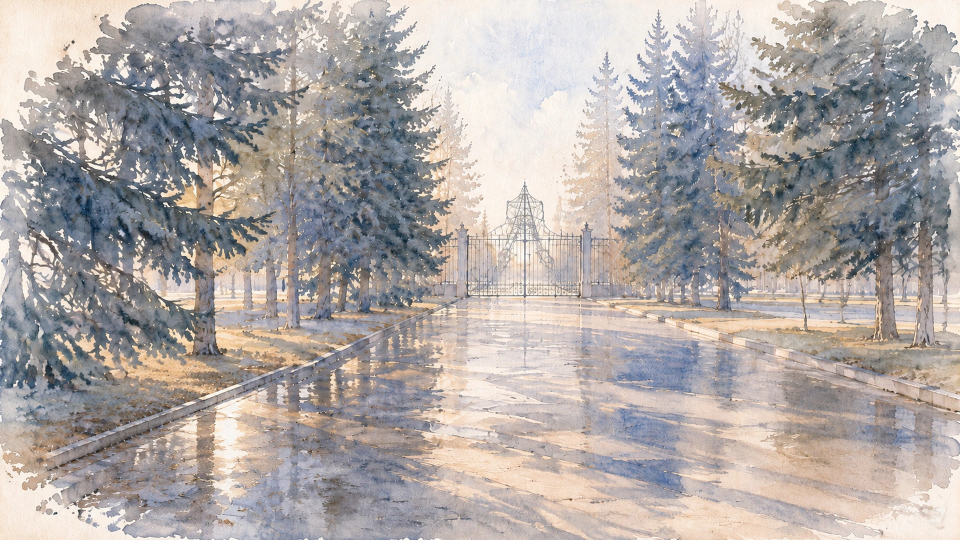
#> input picture vn2/img/bg/alley.webp, 1920 x 1080 px (shown at 1/2 size)
$ python _bgbench_zoom.py
#> lines starting #> are read from the running program, lines starting #| are printed output that depends on the picture; after the words box and inside, x2 and y2 are one past the last pixel; in counts of white or black regions, pixels touching at a corner belong together
# -*- coding: utf-8 -*-
"""Крупный ASCII по яркости вокруг подозреваемого пятна в фоне аллеи (x 440..620, y 580..730).

Нужен, чтобы понять, есть ли там нарисованная скамейка и какая у неё форма:
печатаем яркость (10 оттенков) и отдельно маску «темнее среднего».
"""
import os
import numpy as np
from PIL import Image

HERE = os.path.dirname(os.path.abspath(__file__))
im = Image.open(os.path.join(HERE, 'vn2', 'img', 'bg', 'alley.webp')).convert('RGB')
#> im is the input picture: PIL image 1920x1080 RGB; mean R, G, B 175.1, 168.2, 165.7
a = np.asarray(im).astype(np.float32)
lum = 0.299 * a[..., 0] + 0.587 * a[..., 1] + 0.114 * a[..., 2]
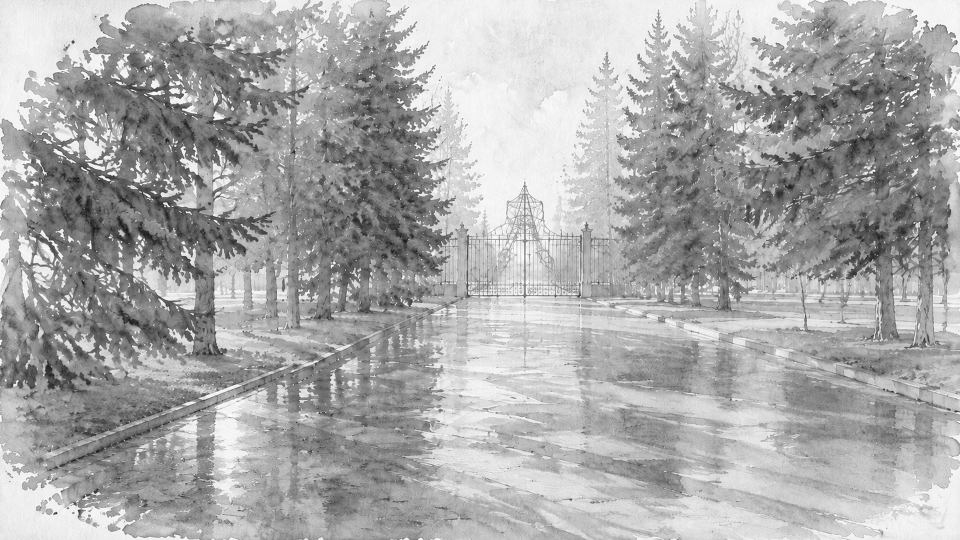
#> lum: shape (1080, 1920) float32 (shown at 1/2 size); min 12.58, max 255, mean 170

X0, X1, Y0, Y1 = 430, 630, 570, 740
sub = lum[Y0:Y1, X0:X1]
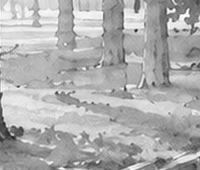
#> sub: shape (170, 200) float32; min 26.08, max 255, mean 174.7
lo, hi = np.percentile(sub, 3), np.percentile(sub, 97)
#> lo = 104.9; hi = 236.3
print('окно x %d..%d y %d..%d, яркость %.0f..%.0f (3..97 пц), среднее %.0f'
      % (X0, X1, Y0, Y1, lo, hi, sub.mean()))
#| окно x 430..630 y 570..740, яркость 105..236 (3..97 пц), среднее 175
chars = ' .:-=+*#%@'
cols, rows = 80, 34
print('\n--- яркость ---')
for r in range(rows):
    line = []
    for c in range(cols):
        ya, yb = int(r * sub.shape[0] / rows), int((r + 1) * sub.shape[0] / rows)
        xa, xb = int(c * sub.shape[1] / cols), int((c + 1) * sub.shape[1] / cols)
        v = (sub[ya:yb, xa:xb].mean() - lo) / max(1e-6, hi - lo)
        line.append(chars[max(0, min(9, int(v * 9.99)))])
    print('|' + ''.join(line) + '|  y=%d' % (Y0 + int(r * sub.shape[0] / rows)))

print('\n--- темнее среднего на 12 ---')
dark = sub < sub.mean() - 12
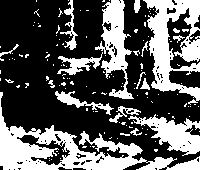
#> dark: shape (170, 200) bool; 36% white; 138 white regions (121 under 20 px), largest, box (x1, y1, x2, y2) and area: (0, 92, 200, 170) 4351, (143, 0, 200, 105) 2981, (95, 0, 134, 99) 1600
for r in range(rows):
    line = []
    for c in range(cols):
        ya, yb = int(r * dark.shape[0] / rows), int((r + 1) * dark.shape[0] / rows)
        xa, xb = int(c * dark.shape[1] / cols), int((c + 1) * dark.shape[1] / cols)
        f = dark[ya:yb, xa:xb].mean()
        line.append('#' if f > 0.5 else ('+' if f > 0.2 else ('.' if f > 0.05 else ' ')))
    print('|' + ''.join(line) + '|  y=%d' % (Y0 + int(r * dark.shape[0] / rows)))

$ run again, with vn2/img/bg/reception.webp copied over vn2/img/bg/alley.webp
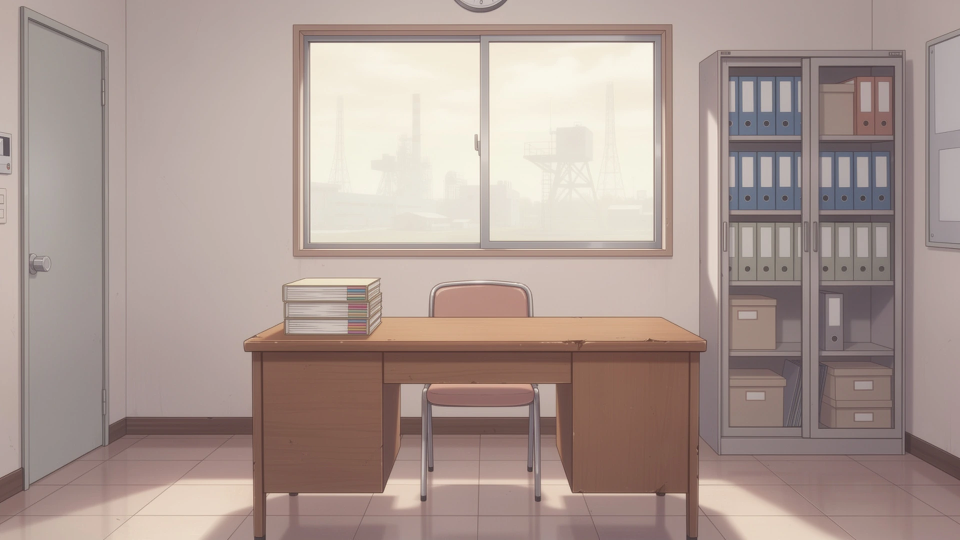
#> input picture vn2/img/bg/reception.webp, 1920 x 1080 px (shown at 1/2 size)
#> im is the input picture: PIL image 1920x1080 RGB; mean R, G, B 170.9, 153.1, 146.6
#> `sub = lum[Y0:Y1, X0:X1]`:
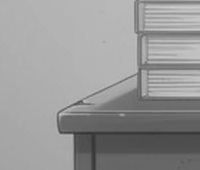
#> sub: shape (170, 200) float32; min 54.61, max 204.9, mean 151.2
#> lo = 77.93; hi = 188.8
#| окно x 430..630 y 570..740, яркость 78..189 (3..97 пц), среднее 151
#> `dark = sub < sub.mean() - 12`:
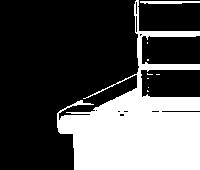
#> dark: shape (170, 200) bool; 31.1% white; 9 white regions (7 under 20 px), largest, box (x1, y1, x2, y2) and area: (57, 0, 200, 170) 10406, (140, 1, 200, 4) 156

$ run again, with vn2/img/bg/steps.webp copied over vn2/img/bg/alley.webp
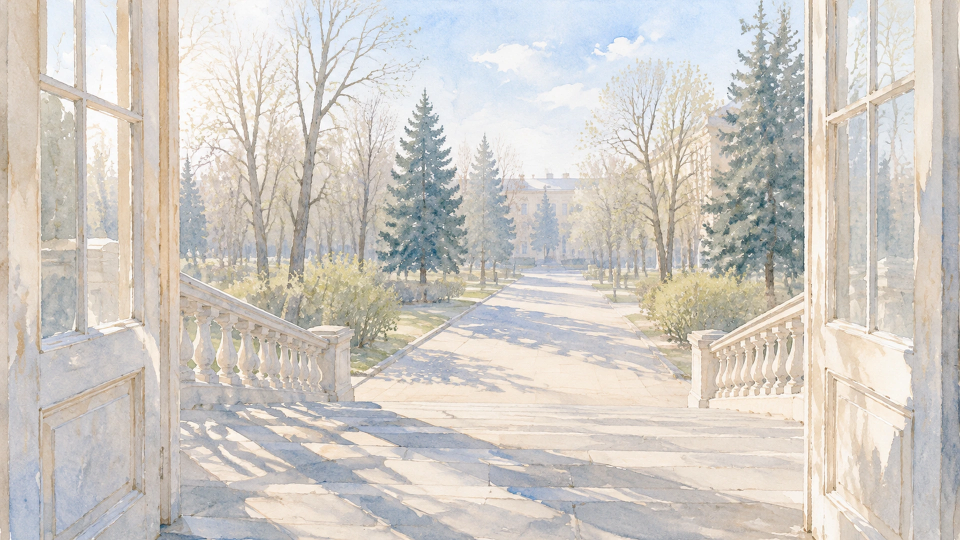
#> input picture vn2/img/bg/steps.webp, 1920 x 1080 px (shown at 1/2 size)
#> im is the input picture: PIL image 1920x1080 RGB; mean R, G, B 207.7, 203, 196.8
#> `sub = lum[Y0:Y1, X0:X1]`:
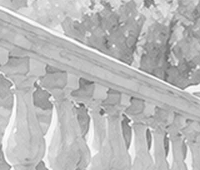
#> sub: shape (170, 200) float32; min 92.04, max 255, mean 186
#> lo = 141; hi = 238.9
#| окно x 430..630 y 570..740, яркость 141..239 (3..97 пц), среднее 186
#> `dark = sub < sub.mean() - 12`:
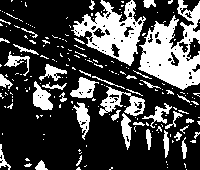
#> dark: shape (170, 200) bool; 28.1% white; 212 white regions (172 under 20 px), largest, box (x1, y1, x2, y2) and area: (138, 0, 200, 90) 2901, (71, 0, 146, 66) 2170, (99, 86, 145, 116) 570
